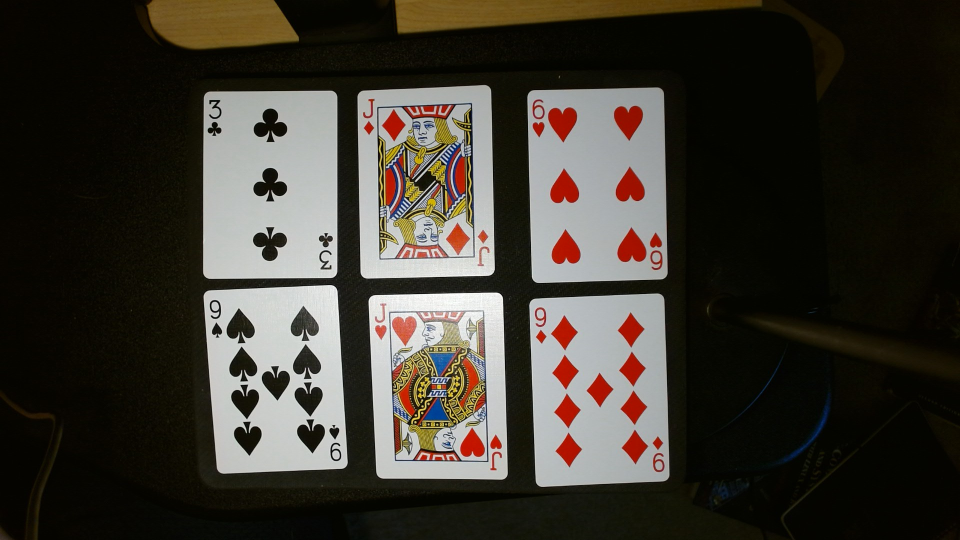
//> input picture FinalProj/table7.jpg, 1920 x 1080 px (shown at 1/2 size)
$ ./1cardmatch   (built with g++ and OpenCV 4)
//> lines starting //> are read from the running program, lines starting //| are printed output that depends on the picture; after the words box and inside, x2 and y2 are one past the last pixel; in counts of white or black regions, pixels touching at a corner belong together
// written by by Phil Orlando for the Final Project
//compiled with g++ -O0 -g -I/usr/local/include/opencv4 1cardmatch.cpp -o 1cardmatch -L/usr/local/lib `pkg-config --libs opencv4`


#include <opencv2/opencv.hpp>
#include <opencv2/features2d.hpp>
#include <opencv2/calib3d.hpp>
#include <iostream>
#include <syslog.h>
#include <string>


using namespace cv;
using namespace std;

string tablefile = "table7.jpg";

vector<string> labels = {"A","2","3","4","5","6","7","8","9","10","J","Q","K"}; // all the card values
string tempname = "temp.jpg";
// going to try a template of only 13 cards with the template only the corner of the card
struct Cardtemp {
    string value;
    Mat img;
};

struct Matchresult {
    string value;
    double maxval;
    Point maxloc;
};

double cardthresh = 0.20; // fine tine with more testing

int lowthresh = 150; // from testing with canny.cpp from exercise 2 90 isolated edges of cards and lost alot of the little ones
int ratioval = 3;
int kernel_size = 3;

int maxcont = 110000;
int mincont = 80000;

Matchresult Matchcard(Mat cardcorner, vector<Cardtemp>& cards)
{
    Mat binarycorner;
    threshold(cardcorner, binarycorner, 0, 255, THRESH_BINARY_INV | THRESH_OTSU);


    Matchresult bestcard; // using struct to store the multiple values for each card i want
    bestcard.maxval = 0;
    bestcard.value = "";

    for(auto& i : cards)
    {
    	Mat result;
    	matchTemplate(binarycorner, i.img, result, TM_CCOEFF_NORMED);

    	double maxval;
        Point maxloc;
    	minMaxLoc(result, NULL, &maxval, NULL, &maxloc); // finding the max correlation and where it is on the card
    	printf(" %s: %f\n", i.value.c_str(), maxval);

    	if(maxval > bestcard.maxval)
    	{
    	    bestcard.maxval = maxval; // set new highest value
    	    bestcard.value = i.value; // the label is now which had the highest correlation
            bestcard.maxloc = maxloc;
    	}
    }
    if(bestcard.maxval < cardthresh)
    {
    	printf("card recognized is below threshold\n");
    	bestcard.value = ""; // set the stored card value to nothing
    }
    return bestcard;
}


// better loading for all templates in the struct with the value and label

vector<Cardtemp> loadtemp(vector<string> labels, string tempname)
{
    vector<Cardtemp> out;
    for(auto& val : labels)
    {
        Mat img = imread(val + tempname, IMREAD_GRAYSCALE);
        if(img.empty())
        {
            printf("failed to load %s\n", val.c_str());
            continue;
        }

        // adding binary thresh to get better matching hopefully
        Mat binarytemp;
        threshold(img, binarytemp, 0, 255, THRESH_BINARY_INV | THRESH_OTSU);

        out.push_back({val, binarytemp});

    }
    return out;
}

struct sortY {
    bool operator() (Point pt1, Point pt2) {return (pt1.y< pt2.y); }
} mySortY;

struct sortX {
    bool operator() (Point pt1, Point pt2) {return (pt1.x < pt2.x); }
} mySortX;


vector<Point2f> cornerorder(vector<Point>& pts)
{
    sort(pts.begin(), pts.end(), mySortY); // sorting into upper card corner and bottom
    sort(pts.begin(), pts.begin()+2, mySortX); // sorting top points left to right
    sort(pts.begin()+2, pts.end(), mySortX); // sorting bottom points left and right

    vector<Point2f> ordered;

    for(auto& p : pts)
    {
        ordered.push_back(Point2f(p));// put them in ordered list now
    }
    return ordered; //return the ordered list
}


int main(int argc, char** argv)
{
    // syslog for timing check to get initial wcet
    openlog("BlackJack_cv", LOG_PID, LOG_USER);
    struct timespec start, end;
    clock_gettime(CLOCK_MONOTONIC, &start);

    Mat table, tablecolor;

    if(argc < 2)
    {
    	tablecolor = imread(tablefile, IMREAD_COLOR); // table file for testing using upright images of cards
//> tablecolor is the input picture: 1080 rows x 1920 cols, CV_8UC3; mean B, G, R 47.9, 55.7, 60.1
    	table = imread(tablefile, IMREAD_GRAYSCALE);
//> table: 1080 rows x 1920 cols, CV_8UC1; min 0, max 255, mean 56.1
    	printf("no file passed going with %s\n",tablefile.c_str());
//| no file passed going with table7.jpg
    }
    else
    {
    	string inputfile = argv[1];
    	tablecolor = imread(inputfile, IMREAD_COLOR); // table file for testing using upright images of cards
    	table = imread(inputfile, IMREAD_GRAYSCALE);
    	printf("using input file %s\n",inputfile.c_str());
    }

    // adding in all templates for later testing
    vector<Cardtemp> cardtemplates = loadtemp(labels,tempname);
//> Atemp.jpg cannot be read in this run, so this picture is empty


    if(table.empty())
    {
        printf("error loading test table image");
        return -1;
    }
    Mat blurtable, cannyedge;
    vector<vector<Point>> contours;
    vector<vector<Point>> cardcontours;
    vector<vector<Point>> cardcorners;
    vector<Vec4i> hierarchy;

    // for later visual
    Mat cornerdisp=tablecolor.clone();

    // blur table and canny edge detect to find the cards

    blur(table, blurtable, Size(3,3));
    Canny(blurtable, cannyedge, lowthresh, lowthresh*ratioval, kernel_size);
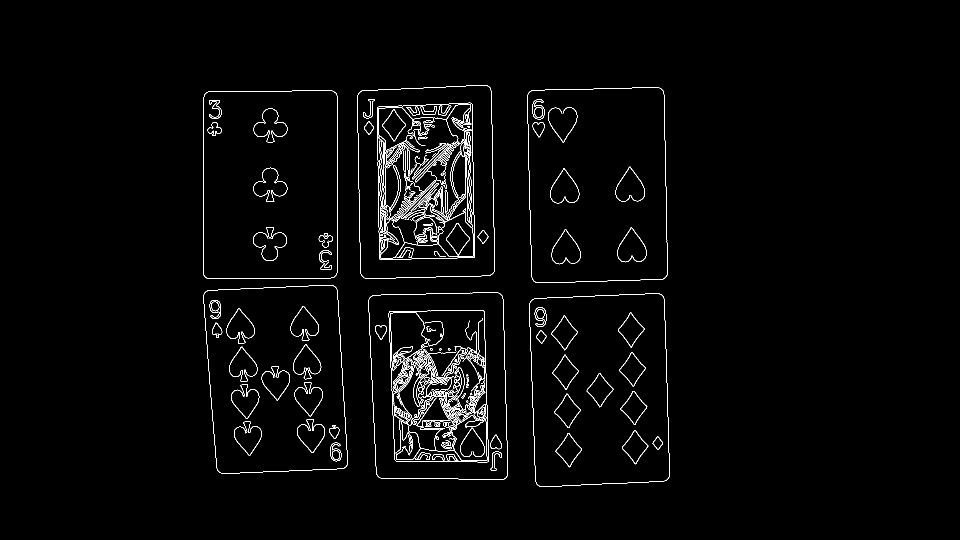
//> cannyedge: 1080 rows x 1920 cols, CV_8UC1 (shown at 1/2 size); 1.8% white in thin lines or dots, all inside (x1, y1, x2, y2) = (406, 170, 1339, 974)

    // added visual
    imshow("canny edge",cannyedge);
    waitKey(0);


    findContours(cannyedge, contours, hierarchy, RETR_EXTERNAL, CHAIN_APPROX_SIMPLE); //CHAIN_APPROX_SIMPLE keeps only end points of contourstraight lines so faster
//> contours = 6 contours; box (x1, y1, x2, y2) and area: (1054, 174, 1336, 566) 104824, (714, 170, 990, 558) 101457, (1058, 586, 1339, 974) 101262, (406, 181, 675, 558) 100190, (737, 585, 1016, 960) 98476, (407, 570, 696, 948) 97451
    // was finding doubles for the cards and external should fix it
    // testing contour area to get min and max contour

    for(size_t i = 0; i < contours.size();i++)
    {
        double area = contourArea(contours[i]);
        printf("contour %zu area is %f\n",i, area); // issue with printing i so need zu

    }
//> this loop made 6 passes
//> area on passes 1 to 6: 101262.5, 98476.5, 97451, 100189.5, 104823.5, 101457
//| contour 0 area is 101262.500000
//| contour 1 area is 98476.500000
//| contour 2 area is 97451.000000
//| contour 3 area is 100189.500000
//| contour 4 area is 104823.500000
//| contour 5 area is 101457.000000

    // contour filter to keep only contours about the size of the cards
    for(size_t i = 0; i < contours.size();i++)
    {
        double area = contourArea(contours[i]);
        if(area < mincont || area > maxcont) continue; // skip contours outside the size

        cardcontours.push_back(contours[i]); // make new list of the cards contours only
    }

    // added visual
    Mat contourdisp=tablecolor.clone();
    drawContours(contourdisp, cardcontours, -1, Scalar(0,255,0), 1);
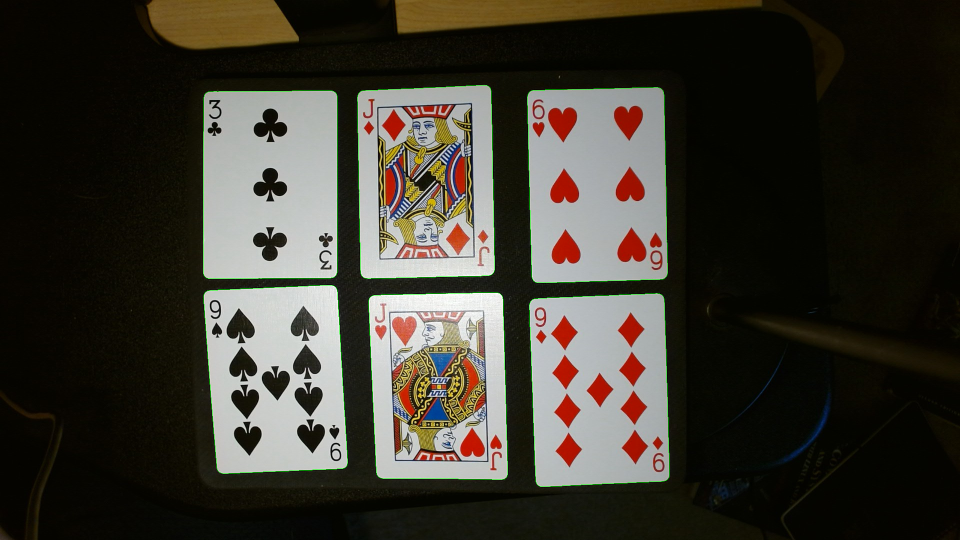
//> contourdisp: 1080 rows x 1920 cols, CV_8UC3 (shown at 1/2 size); 0.36% of pixels changed, all inside (x1, y1, x2, y2) = (406, 170, 1339, 974)
    imshow("Contours of cards", contourdisp);
    waitKey(0);


    // get contours to 4 corner points
    for(size_t j = 0; j < cardcontours.size();j++)
    {
        double perimeter = arcLength(cardcontours[j], true); // finding the arclength of the contours that are closed
        vector<Point> corners;
        approxPolyDP(cardcontours[j], corners, 0.02 *perimeter, true); // 0.2 working

        if(corners.size() != 4) continue;

        cardcorners.push_back(corners); // list of card 4 corners
        printf("card corners %zu\n", cardcorners.size());

    }
//> this loop made 6 passes
//> perimeter on passes 1 to 6: 1290.1, 1269.9, 1273.8, 1270.3, 1309.1, 1288.5
//| card corners 1
//| card corners 2
//| card corners 3
//| card corners 4
//| card corners 5
//| card corners 6


    int numcards = cardcorners.size();
//> numcards = 6

    // order the corner points by top l top r bottom l bottom r

    vector<Mat> cardsisolated;
    vector<Mat> TLofcards;

    for(int i = 0; i < numcards;i++)
    {
        // perspectiive transform to straighten cards out for reading
        vector<Point2f> srcpts = cornerorder(cardcorners[i]);
        // making sure order is right

        // added visual

        for (int i = 0; i < numcards; i++) {
            vector<Point2f> srcpts = cornerorder(cardcorners[i]);
            circle(cornerdisp, srcpts[0], 6, Scalar(0,0,255), -1);   // TL = red
            circle(cornerdisp, srcpts[1], 6, Scalar(0,255,0), -1);   // TR = green
            circle(cornerdisp, srcpts[2], 6, Scalar(255,0,0), -1);   // BL = blue
            circle(cornerdisp, srcpts[3], 6, Scalar(0,255,255), -1); // BR = yellow
        }


        printf(" top left (%f, %f) top right (%f, %f) bottom left (%f, %f) bottom right (%f, %f)\n",
                srcpts[0].x, srcpts[0].y,
                srcpts[1].x, srcpts[1].y,
                srcpts[2].x, srcpts[2].y,
                srcpts[3].x, srcpts[3].y
            );
        vector<Point2f> dstpts = { Point2f(0,0), Point2f(200,0), Point2f(0,300), Point2f(200,300) };

        Mat M = getPerspectiveTransform(srcpts,dstpts); // finding difference from the cards points to a perfect upgright image

        Mat warped;
        warpPerspective(table, warped, M, Size(200,300)); // take table and extract a straightened card from it

        cardsisolated.push_back(warped);
    }
//> this loop made 6 passes
//|  top left (1060.000000, 603.000000) top right (1323.000000, 589.000000) bottom left (1076.000000, 971.000000) bottom right (1338.000000, 954.000000)
//|  top left (738.000000, 596.000000) top right (999.000000, 586.000000) bottom left (757.000000, 954.000000) bottom right (1013.000000, 954.000000)
//|  top left (409.000000, 585.000000) top right (669.000000, 572.000000) bottom left (439.000000, 945.000000) bottom right (693.000000, 932.000000)
//|  top left (409.000000, 188.000000) top right (670.000000, 184.000000) bottom left (410.000000, 554.000000) bottom right (672.000000, 550.000000)
//|  top left (1057.000000, 185.000000) top right (1321.000000, 176.000000) bottom left (1070.000000, 564.000000) bottom right (1333.000000, 552.000000)
//|  top left (716.000000, 187.000000) top right (977.000000, 172.000000) bottom left (727.000000, 555.000000) bottom right (987.000000, 545.000000)
//> pass 1, `warpPerspective(table, warped, M, Size(200,300));`:
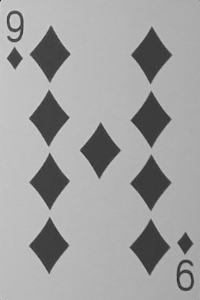
//> warped: 300 rows x 200 cols, CV_8UC1; min 40, max 211, mean 161.4
//> pass 3, `warpPerspective(table, warped, M, Size(200,300));`:
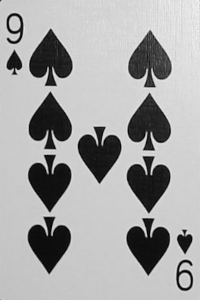
//> warped: 300 rows x 200 cols, CV_8UC1; min 0, max 243, mean 165.6
//> after the loop:
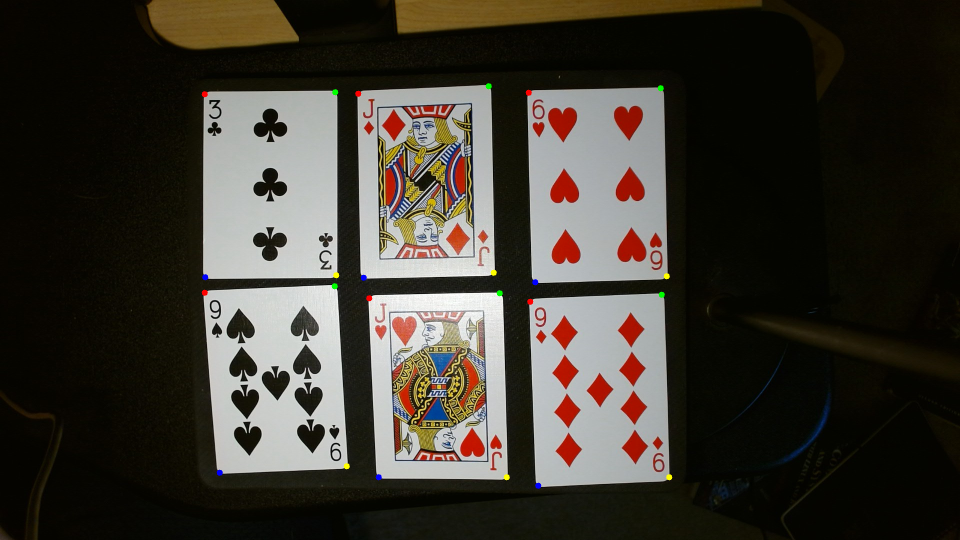
//> cornerdisp: 1080 rows x 1920 cols, CV_8UC3 (shown at 1/2 size); 0.13% of pixels changed, all inside (x1, y1, x2, y2) = (403, 166, 1345, 978)

    imshow("Corner order check", cornerdisp);
    waitKey(0);

    // added visual
    for (int i = 0; i < numcards; i++) {
        imshow("Isolated card " + to_string(i), cardsisolated[i]);
    }
    waitKey(0);

    for(size_t i =0; i < cardsisolated.size(); i++)// isolate corner of the card to run into matching
    {
        Rect cornercard(0, 0, cardsisolated[i].cols * .26, cardsisolated[i].rows * .32); // test and adjust if getting errors
        Mat corner = cardsisolated[i](cornercard);
        TLofcards.push_back(corner);
    }
//> this loop made 6 passes
//> pass 1, `Mat corner = cardsisolated[i](cornercard);`:
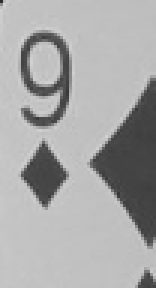
//> corner: 96 rows x 52 cols, CV_8UC1 (shown 3 times larger); min 47, max 211, mean 167.1

    // added visual
    for (size_t i = 0; i < TLofcards.size(); i++) {
        imshow("Corner crop " + to_string(i), TLofcards[i]);
    }
    waitKey(0);

    // matching put here with TLofCards and cardtemp.
    vector<Matchresult> foundcards;
    for(size_t i =0; i <TLofcards.size();i++)
    {

        Matchresult thiscard = Matchcard(TLofcards[i], cardtemplates);

        printf("card value %s, correlation, %f, location (%d, %d)\n",
                thiscard.value.c_str(),
                thiscard.maxval,
                thiscard.maxloc.x, thiscard.maxloc.y
            );


        if(thiscard.value == "") thiscard.value = "Value not found";

        foundcards.push_back(thiscard);


        rectangle(tablecolor, cardcorners[i][0], cardcorners[i][3], Scalar(0,255,0), 2); // draw rectangle around the cards
        putText(tablecolor, thiscard.value, Point(cardcorners[i][0].x + 20, cardcorners[i][0].y), FONT_HERSHEY_SIMPLEX, 2.0, Scalar(0, 255, 0), 2); // draw which value
        // helps will testing of reliability where each frame will be labeled and found

    }
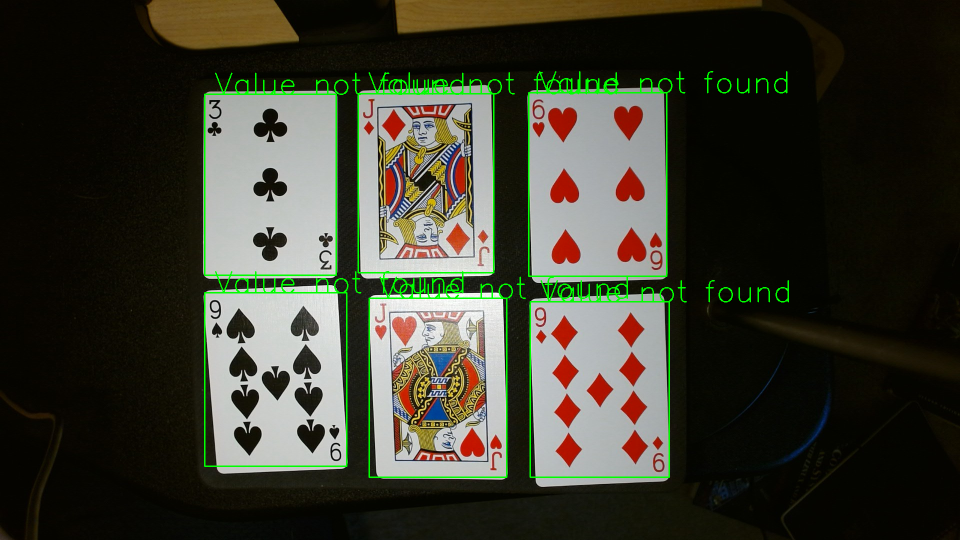
//> tablecolor: 1080 rows x 1920 cols, CV_8UC3 (shown at 1/2 size); mean B, G, R 46.2, 58.8, 58.3
    clock_gettime(CLOCK_MONOTONIC, &end);

    double dt = (end.tv_sec - start.tv_sec)*1000.0 + (end.tv_nsec - start.tv_nsec)/1e6;
    syslog(LOG_INFO, "frame process time %.3f ms", dt);

    imshow("Blackjack table with found cards", tablecolor);


    /* to do
    variable clean up put in header to clear the main function up
    add the foundcards processing for black jack
    once can handle players hand then using the cardcorners locations to differentiate dealer and player
    add play reccomendations via put text and maybe syslog
    add counter for when the value of card is not found and syslog for it
    read video so i can actually test framerate

    */
    closelog();
    waitKey(0);
    return 0;

}
